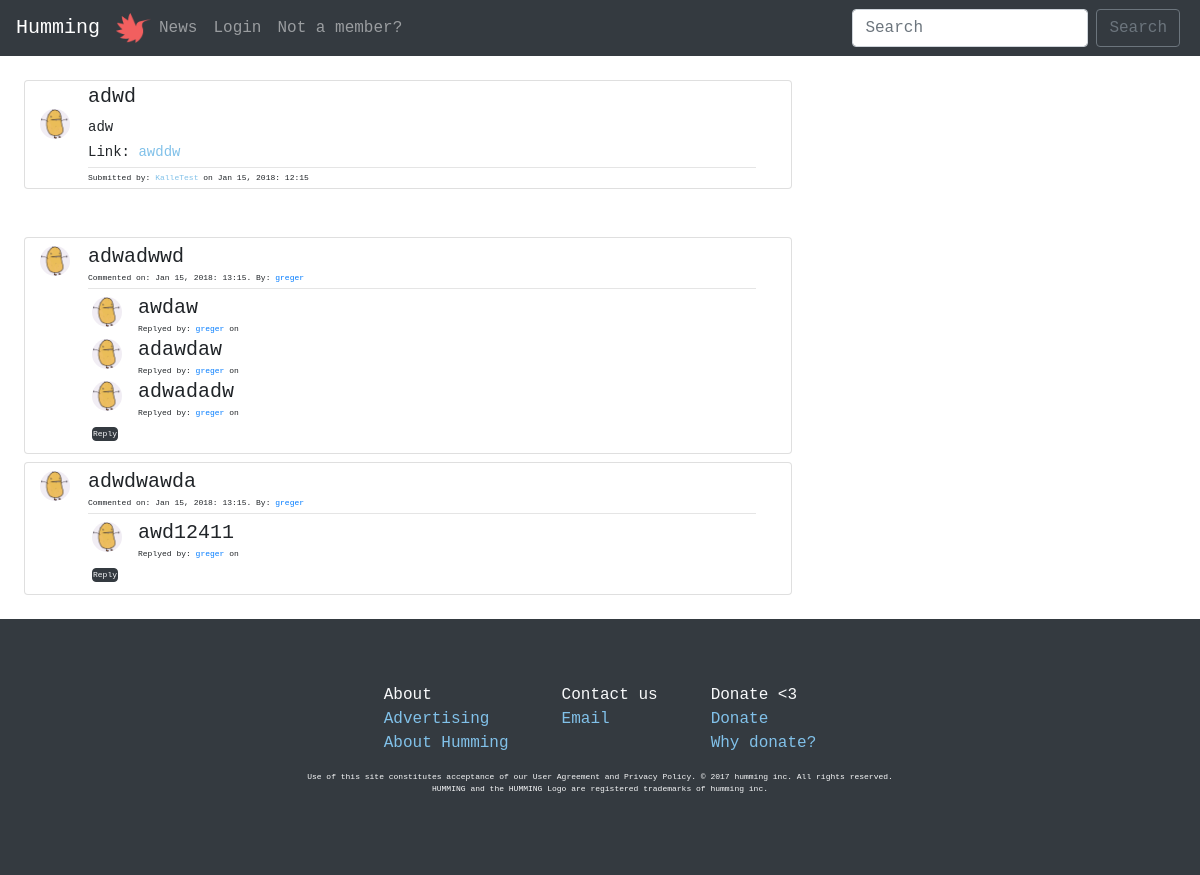
The app's page /commentsform.php?id=3 with its own data.
### tables this page shows
CREATE TABLE "comments" (
	`commentID`	INTEGER UNIQUE,
	`comment`	TEXT NOT NULL,
	`postID`	INTEGER,
	`userID`	INTEGER,
	`commentDate`	TEXT,
	PRIMARY KEY(`commentID`)
);

CREATE TABLE "reply" (
	`commentID`	INTEGER,
	`replyID`	INTEGER PRIMARY KEY AUTOINCREMENT UNIQUE,
	`postID`	INTEGER,
	`userID`	INTEGER,
	`replyComment`	TEXT,
	`replyDate`	TEXT
);

### php/functions.php (called while the page is built, shortened)
<?php
function clickedPosts($pdo, $postID) {
  $postID = $_GET['id'];
  $clickedPosts = "SELECT posts.title, posts.url, posts.postdate, posts.description, posts.postID, users.username, users.userID, users.picture
                   FROM posts
                   LEFT JOIN users
                   ON posts.userID=users.userID
                   WHERE postID = '$postID'" ;
  $statement = $pdo->prepare($clickedPosts);
  $statement->execute();
  $resultclickedPosts = $statement->fetchAll(PDO::FETCH_ASSOC);
  return $resultclickedPosts;
 }
 function allComments($pdo) {
   $postID = $_GET['id'];
   $allComments = "SELECT commentID, comment, commentDate, username, postID, users.userID
                   FROM comments
                   INNER JOIN users
                   ON comments.userID=users.userID
                   WHERE postID = :postID";
   $statement = $pdo->prepare($allComments);
   $statement->bindParam(':postID', $postID, PDO::PARAM_INT);
   $statement->execute();
   $resultallComments = $statement->fetchAll(PDO::FETCH_ASSOC);
   return $resultallComments;
 }
function allReplys($pdo, $commentID) {
  $reply = "SELECT replyComment, replyDate, username, picture, users.userID
            FROM reply
            INNER JOIN users
            ON reply.userID=users.userID
            WHERE commentID= '$commentID'";
  $statement = $pdo->prepare($reply);
  $statement->execute();
  $resultReply = $statement->fetchAll(PDO::FETCH_ASSOC);
  return $resultReply;
}

### commentsform.php (the view, shortened to what this page needs)
<?php
require __DIR__.'/viewings/header.php';
?>
<div class="m-4">
<?php $clickedPosts = clickedPosts($pdo, $_GET['id']) ?>
<?php foreach($clickedPosts as $clickedPost): ?>
<div class="card col-sm-8 mt-2 mb-5">
  <div class="card-body pl-0 pt-1 pb-1">
    <img class="float-left profilePicSubs mt-4 mr-3 " src=" <?php if(isset($clickedPost['picture'])): ?>
      <?php echo "/profileImages/".$clickedPost['picture']; ?>
    <?php else: echo "/profileImages/potato.jpg"; ?>
    <?php endif; ?>" alt="">
    <blockquote class="blockquote mb-0 ml-4 pl-4 ">
      <h5 class="border-bottom-1 mb-0 pb-2">
        <?php echo $clickedPost['title'];?>
      </h5>
      <p class="mediumfont mb-1">
        <?php echo $clickedPost['description'];?>
      </p>
      <p class="mb-0 mediumfont">
       Link: <a class="anchor-color" href="https://<?php echo $clickedPost['url']; ?>"><?php echo $clickedPost['url']; ?></a>
       </p>
       <hr class="mt-1 mb-1 m-0">
      <p class="mb-0 smallfont">
        Submitted by: <a class="anchor-color" href="/php/allProfiles.php?id=<?php echo $clickedPost['userID']?>"><?php echo $clickedPost['username']?></a> on <?php echo $clickedPost['postdate'] ?>
      </p>
    </blockquote>
  </div>
</div>
<?php endforeach; ?>
<?php $allComments = allComments($pdo) ?>
<?php foreach ($allComments as $comment):?>
  <div class="card col-sm-8 mt-2 mb-1">
    <div class="card-body pl-0 pt-1 pb-1">
      <img class="float-left profilePicSubs mt-1 mr-3 " src=" <?php if(isset($clickedPost['picture'])): ?>
        <?php echo "../profileImages/".$clickedPost['picture']; ?>
      <?php else: echo "../images/potato.jpg"; ?>
      <?php endif; ?>" alt="">
  <blockquote class="blockquote mb-0 ml-4 pl-4 ">
    <p class="mb-0"><?php echo $comment['comment']; ?></p>
    <p class="mb-0 smallfont"> Commented on: <?php echo $comment['commentDate']?>. By: <a href="/php/allProfiles.php?id=<?php echo $comment['userID']?>"><?php echo $comment['username']; ?></a>
    </p>
    <hr class="mt-1 mb-1 m-0">
    <?php $allReplys = allReplys($pdo, $comment['commentID']) ?>
    <?php foreach ($allReplys as $key => $value):?>
      <img class="float-left profilePicSubs mt-1 mr-3 ml-1" src=" <?php if(isset($value['picture'])): ?>
        <?php echo "../profileImages/".$value['picture']; ?>
      <?php else: echo "../images/potato.jpg"; ?>
      <?php endif; ?>" alt="">
      <p class="mb-0"><?php echo $value['replyComment']; ?></p>
      <p class="mb-0 smallfont">
        Replyed by: <a href="/php/allProfiles.php?id=<?php echo $value['userID']?>"><?php echo $value['username']?></a> on <?php echo $value['replyDate'] ?>
      </p>
    <?php endforeach; ?>
    <button class="ml-1 btn btn-dark text-light m-0 p-0" type="button" data-toggle="collapse" data-target=".showForm-<?php echo $comment['commentID'] ?>" aria-expanded="false" aria-controls="showForm">
      <p class="m-0 text-light smallfont">Reply</p>
    </button>
    </blockquote>
  </div>
</div>
<?php endforeach; ?>
</div>
<?php require __DIR__.'/viewings/footer.php'; ?>

### style/main.css (style rules this page uses)
html body { height: 100%; width: 100%; }
* { font-family: monospace; }
a { text-decoration: none; }
.smallfont { font-size: 8px; }
.mediumfont { font-size: 14px; }
.profilePicSubs { border-radius: 100px; height: 30px; width: 30px; }
.anchor-color { color: #81c1e9; }

### records on screen
comments: comment "adwadwwd", commentDate "Jan 15, 2018: 13:15", username "greger"
reply: replyComment "awdaw", username "greger"
reply: replyComment "adawdaw", username "greger"
reply: replyComment "adwadadw", username "greger"
comments: comment "adwdwawda", commentDate "Jan 15, 2018: 13:15", username "greger"
reply: replyComment "awd12411", username "greger"

### other values on screen
$clickedPost['title'] "adwd"
$clickedPost['description'] "adw"
$clickedPost['url'] "awddw"
$clickedPost['username'] "KalleTest"
$clickedPost['postdate'] "Jan 15, 2018: 12:15"
